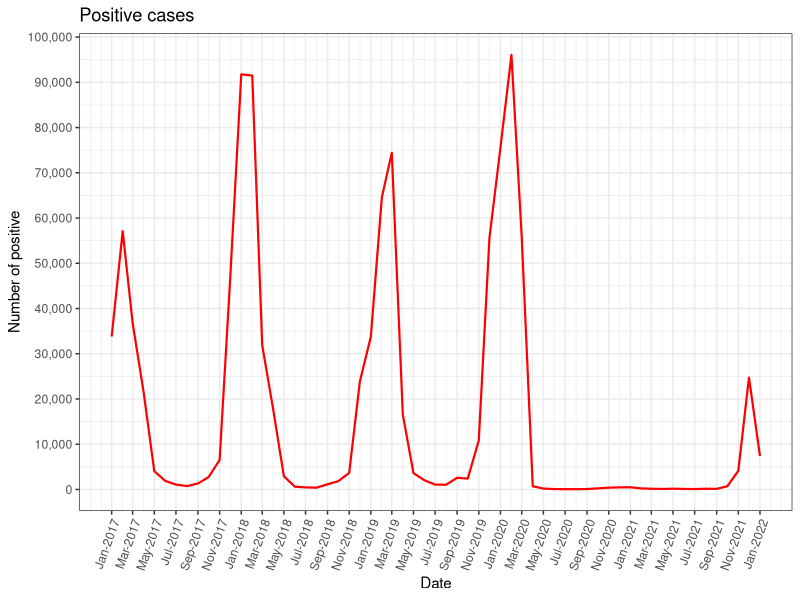
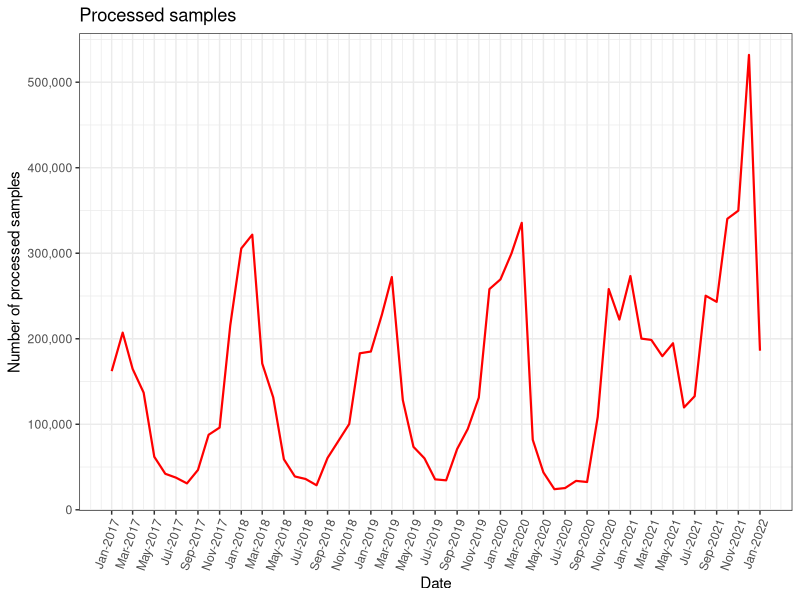
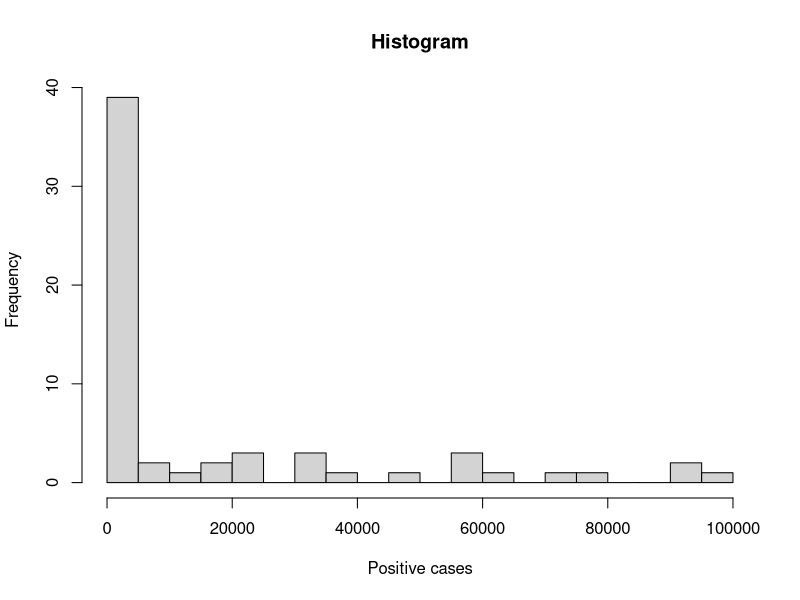
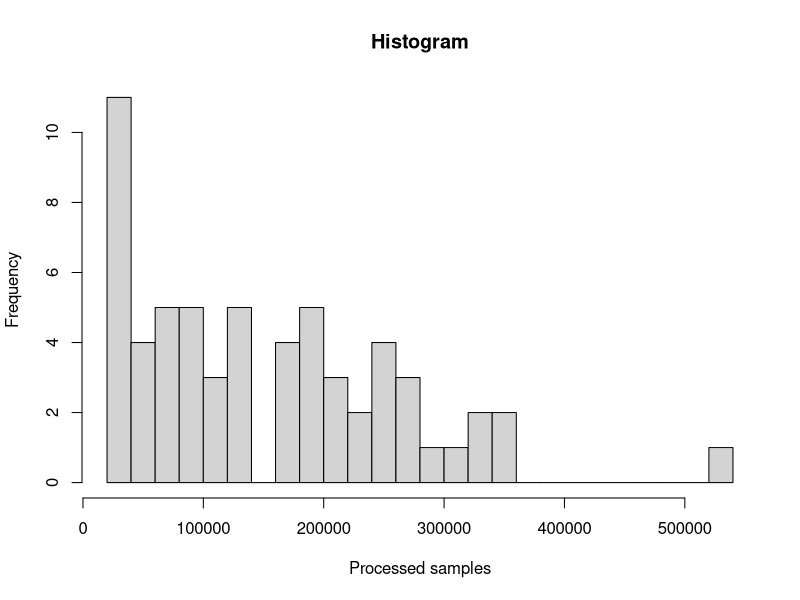
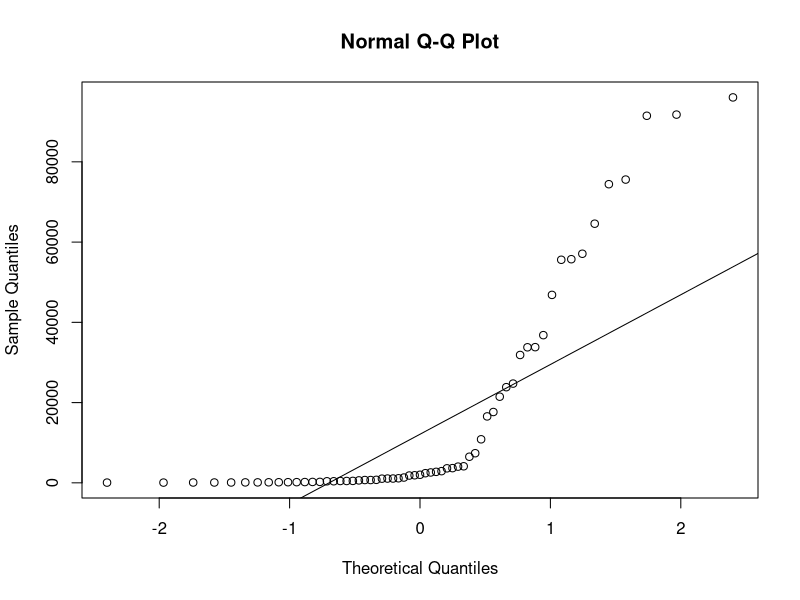

Recreate these plots in R, in order. (Note: this script raises an error after producing the figures.)
# Libraries

library(tidyverse)
library(ggplot2)
library(magrittr)
library(dplyr)
library(lubridate)
library(reshape2)
require(gridExtra)
library(MASS)

# Import dataset of USA Influence report from 2017 to 2021

dataset <-  read.csv(file = 'FluNetInteractiveReport_USA.csv')
head(dataset)

# Remove useless columns

dataset <- dataset[, -c(1,2,3,5,6,8,10,13,22)]
head(dataset)
summary(dataset)

# Rename columns

dataset<- dataset %>%
  rename_with(tolower)

dataset <- dataset %>%
  rename(date = edate,
         processed_samples = spec_processed_nb,
         total_A = inf_a,
         total_B = inf_b,
         total_positive = all_inf,
         total_negative = all_inf2)

# Convert column date from character to date

dataset$date <- ymd(dataset$date)

# Summarize and group by month

dataset <- dataset %>%
  group_by(date = lubridate::floor_date(date, 'month')) %>%
  summarize(processed_samples = sum(processed_samples),
            ah1n12009 = sum(ah1n12009),
            ah3 = sum(ah3),
            anotsubtyped = sum(anotsubtyped),
            total_A = sum(total_A),
            byamagata = sum(byamagata),
            bvictoria = sum(bvictoria),
            bnotdetermined = sum(bnotdetermined),
            total_B = sum(total_B),
            total_positive = sum(total_positive),
            total_negative = sum(total_negative))

# Add column year and month

dataset$year <- strftime(dataset$date, "%Y")
dataset$month <- strftime(dataset$date, "%m")

# Reorder variable

dataset <- dataset[, c(1,14,13,2,3,4,5,6,7,8,9,10,11,12)]

# Convert month number to month name

dataset$month <- month.abb[as.numeric(dataset$month)]

# Rename month

dataset$month[dataset$month == "Jan"] <- "01-Jan"
dataset$month[dataset$month == "Feb"] <- "02-Feb"
dataset$month[dataset$month == "Mar"] <- "03-Mar"
dataset$month[dataset$month == "Apr"] <- "04-Apr"
dataset$month[dataset$month == "May"] <- "05-May"
dataset$month[dataset$month == "Jun"] <- "06-Jun"
dataset$month[dataset$month == "Jul"] <- "07-Jul"
dataset$month[dataset$month == "Aug"] <- "08-Aug"
dataset$month[dataset$month == "Sep"] <- "09-Sep"
dataset$month[dataset$month == "Oct"] <- "10-Oct"
dataset$month[dataset$month == "Nov"] <- "11-Nov"
dataset$month[dataset$month == "Dec"] <- "12-Dec"

# Plot of total positive

dataset %>%
  ggplot(aes(date,total_positive))+
  geom_line(colour = "red", size = 0.75)+
  scale_x_date(breaks = seq(min(dataset$date), max(dataset$date), by = "2 months"), date_labels = "%b-%Y") +
  theme_bw()+
  labs(title = "Positive cases", x = "Date", y = "Number of positive")+
  theme(axis.text.x = element_text(angle = 70, vjust = 1, hjust=1))+
  scale_y_continuous(breaks = seq(0,100000,10000),labels=scales::comma)

# Plot of total processed samples

dataset %>%
  ggplot(aes(date,processed_samples))+
  geom_line(colour = "red", size = 0.75)+
  scale_x_date(breaks= seq(min(dataset$date), max(dataset$date), by = "2 months"), date_labels = "%b-%Y") +
  theme_bw()+
  labs(title = "Processed samples",x = "Date", y = "Number of processed samples")+
  theme(axis.text.x = element_text(angle = 70, vjust = 1, hjust=1))+
  scale_y_continuous(breaks = seq(0,1000000,100000),labels = scales::comma)

# Histogram of number of positives and processed samples 

options(scipen=999)

hist(dataset$total_positive,
     main = "Histogram", 
     xlab ="Positive cases",
     breaks = 30)


hist(dataset$processed_samples,
     main = "Histogram", 
     xlab ="Processed samples",
     breaks = 30)


###### TEST ######

### Normality test ###

# Total positive 

qqnorm(dataset$total_positive)
qqline(dataset$total_positive)

shapiro.test(dataset$total_positive)


boxcox(lm(dataset$total_positive~1), lambda = seq(-10,10,0.11)) 
title("Total positive")

shapiro.test(log(dataset$total_positive))

qqnorm(log(dataset$total_positive))
qqline(log(dataset$total_positive))

# Processed samples 

qqnorm(dataset$processed_samples)
qqline(dataset$processed_samples)

shapiro.test(dataset$processed_samples)


boxcox(lm(dataset$processed_samples~1), lambda = seq(-10,10,0.11)) 
title("Processed samples")

shapiro.test(log(dataset$processed_samples))

qqnorm(log(dataset$processed_samples))
qqline(log(dataset$processed_samples))



# Summary statistics

summary(dataset)

# Filtering based on year pre-covid and post-covid

dataset_pre <- dataset[dataset$year == "2017" | dataset$year == "2018" | dataset$year == "2019", ]
dataset_post <- dataset[dataset$year == "2020" | dataset$year == "2021" | dataset$year == "2022", ]

# Plot rate of total positive cases pre-covid

dataset_pre %>%
  ggplot(aes(date, total_positive / processed_samples *100, group ="1")) +
  geom_line(colour = "red", size = 1) +
  scale_x_date(breaks= seq(min(dataset_pre$date), max(dataset_pre$date), by = "2 months"), date_labels = "%b-%Y") +
  labs(title = "Tasso positività pre-covid", x = "Date", y = "Positivity rate") +
  theme(axis.text.x = element_text(angle = 70, vjust = 1, hjust=1))+
  scale_y_continuous(breaks = seq(0,40,5))



dataset %>% 
ggplot(aes(x = year, y = total_positive / processed_samples *100)) +
  geom_point(size = 3, alpha = 0.5, colour = "red") +
  facet_wrap(~ month) +
  labs(title = "Tasso positività per mese pre covid", y = "Positivity rate") +
  theme(axis.text.x = element_text(angle = 70, vjust = 1, hjust=1))

# Plot rate of positive cases post-covid

dataset_post %>%
  ggplot(aes(date, total_positive / processed_samples *100, group ="1")) +
  geom_line(colour = "red", size = 1) +
  scale_x_date(breaks= seq(min(dataset_post$date), max(dataset_post$date), by = "2 months"), date_labels = "%b-%Y") +
  labs(title = "Tasso positività post-covid", x = "Date", y = "Positivity rate") +
  theme(axis.text.x = element_text(angle = 70, vjust = 1, hjust=1))+
  scale_y_continuous(breaks = seq(0,30,5))


# Plot rate of positive cases for month

dataset %>% 
  ggplot(aes(x = year, y = total_positive / processed_samples *100)) +
  geom_point(size = 3, alpha = 0.5, colour = "red") +
  facet_wrap(~ month) +
  labs(title = "Tasso positività per ogni mese", y = "Positivity rate") +
  theme(axis.text.x = element_text(angle = 70, vjust = 1, hjust=1))

# Plot Influence A vs Influence B

dataset_types <- dataset[,-c(2,3,4,5,6,7,9,10,11,13,14)]

dataset_types <- dataset_types %>%
  rename(Influence_A = total_A,
         Influence_B = total_B)

dataset_types <- melt(dataset_types, id.vars = 'date', variable.name = 'Types')

plot_type <- dataset_types%>%
  ggplot(aes(date, value))+
  geom_line(aes(colour = Types), size = 0.75)+
  scale_x_date(breaks= seq(min(dataset_types$date), max(dataset_types$date), by = "3 months"), date_labels = "%b-%Y") +
  labs(title = "Casi Influenza A vs Influenza B", x = "Date", y = "Cases")+
  theme(axis.text.x = element_text(angle = 70, vjust = 1, hjust=1))+
  scale_y_continuous(breaks = seq(0,80000,5000),labels=scales::comma)

plot_type

# Plot of all know type of influence pre-covid and post-covid

dataset_pre_types <- dataset_pre[,-c(2,3,4,7,8,11,12,13,14)]

dataset_pre_types <- dataset_pre_types %>%
  rename(AH1N1_2009 = ah1n12009,
         AH3 = ah3,
         BYamagata = byamagata,
         BVictoria = bvictoria)

dataset_pre_types <- melt(dataset_pre_types, id.vars = 'date', variable.name = 'Type')

plot_type_pre <- dataset_pre_types%>%
  ggplot(aes(date, value))+
  geom_line(aes(colour = Type), size = 0.75)+
  scale_x_date(breaks= seq(min(dataset_pre_types$date), max(dataset_pre_types$date), by = "2 months"), date_labels = "%b-%Y") +
  labs(title = "Casi differenti tipologie di influenza pre-covid", x = "Date", y = "Cases" )+ 
  theme(axis.text.x = element_text(angle = 70, vjust = 1, hjust=1))+
  scale_y_continuous(breaks = seq(0,13000,1000),labels=scales::comma)


plot_type_pre


dataset_post_types <- dataset_post[,-c(2,3,4,7,8,11,12,13,14)]

dataset_post_types <- dataset_post_types %>%
  rename(AH1N1_2009 = ah1n12009,
         AH3 = ah3,
         BYamagata = byamagata,
         BVictoria = bvictoria)

dataset_post_types <- melt(dataset_post_types, id.vars = 'date', variable.name = 'Type')

plot_type_post <- dataset_post_types%>%
  ggplot(aes(date, value))+
  geom_line(aes(colour = Type), size = 0.75)+
  scale_x_date(breaks= seq(min(dataset_post_types$date), max(dataset_post_types$date), by = "2 months"), date_labels = "%b-%Y") +
  labs(title = "Casi differenti tipologie di influenza post-covid", x = "Date", y = "Cases" )+
  theme(axis.text.x = element_text(angle = 70, vjust = 1, hjust=1))+
  scale_y_continuous(breaks = seq(0,10000,1000),labels=scales::comma)

plot_type_post



###### ULTERIORI TEST NON USATI ######

### Normality test ###

# Total positive pre covid 

qqnorm(dataset_pre$total_positive)
qqline(dataset_pre$total_positive)

ks.test(dataset_pre$total_positive,pnorm,mean(dataset_pre$total_positive),sd(dataset_pre$total_positive))
shapiro.test(dataset_pre$total_positive)


boxcox(lm(dataset_pre$total_positive~1), lambda = seq(-10,10,0.1)) 
title("Total positive pre covid")

shapiro.test(log(dataset_pre$total_positive))

qqnorm(log(dataset_pre$total_positive))
qqline(log(dataset_pre$total_positive))

# Processed samples pre covid

qqnorm(dataset_pre$processed_samples)
qqline(dataset_pre$processed_samples)

ks.test(dataset_pre$processed_samples,pnorm,mean(dataset_pre$processed_samples),sd(dataset_pre$processed_samples))
shapiro.test(dataset_pre$processed_samples)

boxcox(lm(dataset_pre$processed_samples~1), lambda = seq(-10,10,0.1)) 
title("Processed samples pre covid")

shapiro.test(log(dataset_pre$processed_samples))

qqnorm(log(dataset_pre$processed_samples))
qqline(log(dataset_pre$processed_samples))

################################################################################################################